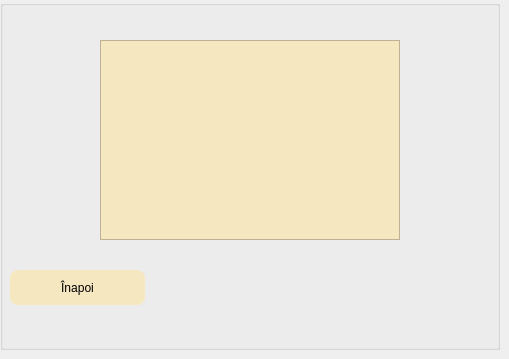
    <widget class="QWidget" name="listaevolutie">
     <widget class="QGroupBox" name="groupBox_7">
      <property name="geometry">
       <rect>
        <x>0</x>
        <y>0</y>
        <width>500</width>
        <height>350</height>
       </rect>
      </property>
      <property name="styleSheet">
       <string notr="true">font: 12pt &quot;Times New Roman&quot;;</string>
      </property>
      <property name="title">
       <string/>
      </property>
      <widget class="QPushButton" name="pushButton_inapoi_7">
       <property name="geometry">
        <rect>
         <x>10</x>
         <y>270</y>
         <width>135</width>
         <height>35</height>
        </rect>
       </property>
       <property name="styleSheet">
        <string notr="true">#pushButton_inapoi_7{

background-color: rgb(245, 231, 192);
 border-radius:8px;
}
#pushButton_inapoi_7:hover{
	
	background-color: rgb(157, 217, 146);

border-radius:5px;

}</string>
       </property>
       <property name="text">
        <string>Înapoi</string>
       </property>
      </widget>
      <widget class="QListWidget" name="listevolution">
       <property name="geometry">
        <rect>
         <x>100</x>
         <y>40</y>
         <width>300</width>
         <height>200</height>
        </rect>
       </property>
       <property name="styleSheet">
        <string notr="true">background-color: rgb(245, 231, 192);</string>
       </property>
      </widget>
     </widget>
    </widget>
